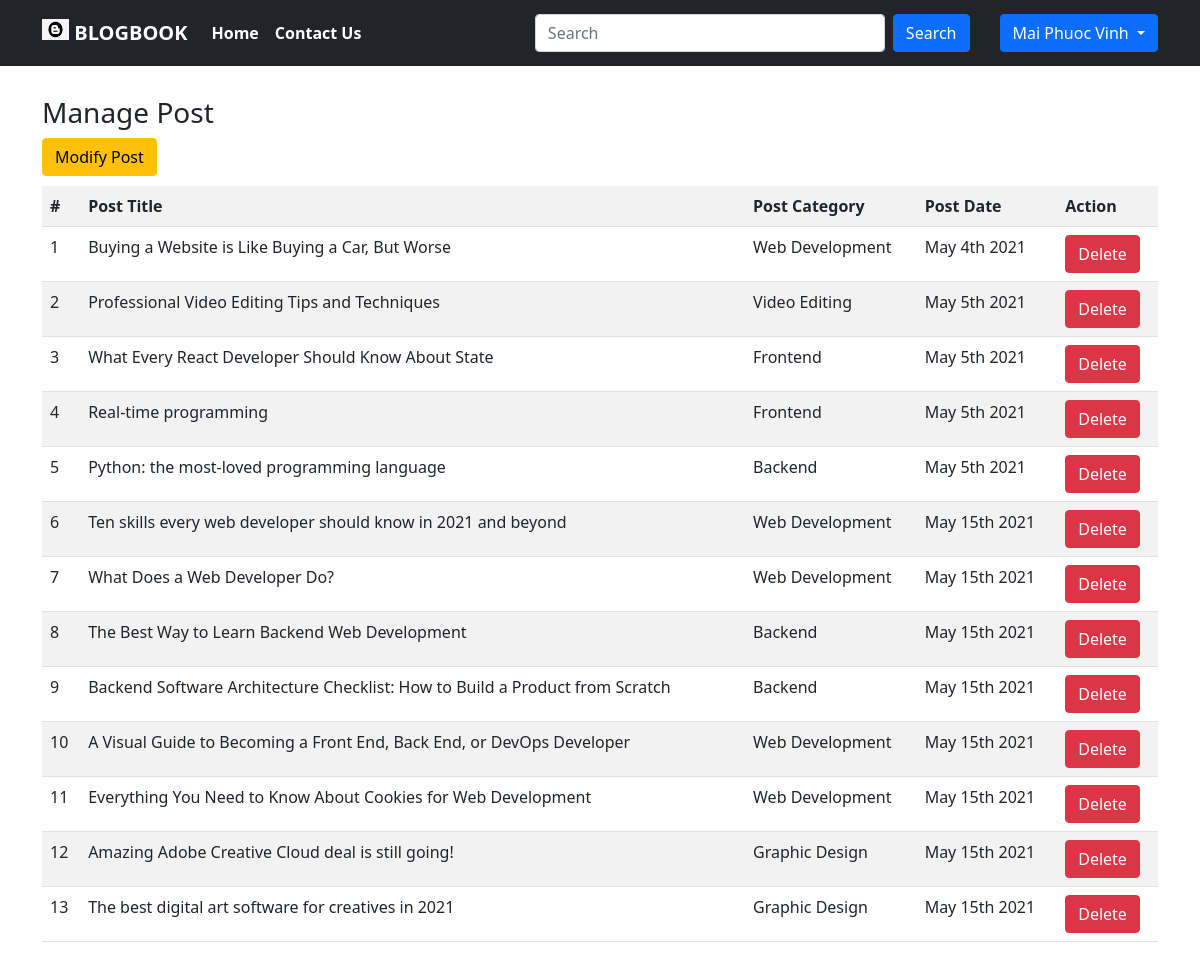
Screenshot of /admin.php?managepost (signed in) with the database file from the repository.
### tables this page shows
CREATE TABLE `menu` (
  `id` int(11) NOT NULL,
  `name` varchar(200) NOT NULL,
  `action` text NOT NULL
);

CREATE TABLE `posts` (
  `id` int(11) NOT NULL,
  `title` text DEFAULT NULL,
  `content` text DEFAULT NULL,
  `create_at` timestamp NOT NULL DEFAULT current_timestamp(),
  `category_id` int(11) NOT NULL,
  `admin_id` int(11) NOT NULL
);

CREATE TABLE `category` (
  `id` int(11) NOT NULL,
  `name` varchar(200) NOT NULL
);

### includes/function.php (called while the page is built, shortened)
<?php
	function getCategory($conn, $id){
		$query="SELECT * FROM category WHERE id=$id";
		$run = $conn->query($query);
		$data = $run->fetch_assoc();
		return $data['name'];
	}
	function getAllPostsByAdmin($conn, $email){
		$query="SELECT p.id p_id, title, category_id, create_at, email FROM posts p JOIN admin a ON p.admin_id = a.id WHERE email='$email'";
		$run = $conn->query($query);
		$data = array();
		while ($d = $run->fetch_assoc()) {
			$data[]=$d;
		}
		return $data;
	}
	function getSubMenuNo($conn, $menu_id){
		$query="SELECT * FROM submenu WHERE parent_menu_id=$menu_id";
		$run=$conn->query($query);
		return $run->num_rows;
	}
	function getAdminInfo($conn, $email) {
		$query = "SELECT * FROM admin WHERE email='$email';";
		$run = $conn->query($query);
		$data = $run->fetch_assoc();
		return $data;
	}
?>

### admin.php (the view, shortened to what this page needs)
<?php
  require('includes/db.inc.php');
  include('includes/function.php');
?>
<!DOCTYPE html>
<html lang="en">
  <head>
      <link href="https://cdn.jsdelivr.net/npm/bootstrap@5.0.0/dist/css/bootstrap.min.css" rel="stylesheet">
      <link href="custom-bootstrap.css" rel="stylesheet">
  </head>
  <body>
    <?php include_once('includes/navbar.php'); ?>
    <section class="container">
      <section id="main-content">
        <section class="wrapper">
          <div class="row">
            <div class="col-lg-12 col-md-12">
              <?php
                if (isset($_GET['managepost'])) {
              ?>
                  <div class="row">
                    <div class="col-lg-12">
                      <header class="panel-heading">
                        <h3>Manage Post</h3>
                        <a class="btn btn-warning" href="admin.php?modifypost">Modify Post</a>
                      </header>
                      <section class="panel">
                        <table class="table table-striped table-advance table-hover">
                          <tbody>
                            <tr>
                              <th>#</th>
                              <th>Post Title</th>
                              <th>Post Category</th>
                              <th>Post Date</th>
                              <th>Action</th>
                            </tr>
                            <?php
															$index = 0;
                              $posts = getAllPostsByAdmin($conn, $_SESSION['email']);
                              foreach ($posts as $post) {
                            ?>
                              <tr>
                                <td><?=++$index?></td>
                                <td><?=$post['title']?></td>
                                <td><?=getCategory($conn, $post['category_id'])?></td>
                                <td><?=date('F jS Y',strtotime($post['create_at']))?></td>
                                <td>
                                  <div class="d-grid gap-2 d-md-block">
                                    <a class="btn btn-danger" href="includes/remove_post.php?id=<?=$post['p_id']?>">Delete</a>
                                  </div>
                                </td>
                              </tr>
                            <?php
                              }
                            ?>
                          </tbody>
                        </table>
                      </section>
                    </div>
                  </div>
              <?php
                }
              ?>
            </div>
          </div>
        </section>
      </section>
    </section>
  </body>
</html>

### includes/navbar.php (shortened to what this page needs)
<nav class="navbar sticky-top navbar-expand-lg navbar-dark bg-dark">
  <div class="container" style="height: 50px; font-weight: bold">
    <a class="navbar-brand" href="index.php?page=1">
      <img src="images/icon.jpg" alt="" width="27" height="21" class="d-inline-block align-text-top"/>
      BLOGBOOK
    </a>
    <div class="collapse navbar-collapse" id="navbarScroll">
      <ul class="navbar-nav me-auto my-2 my-lg-0 navbar-nav-scroll" style="--bs-scroll-height: 100px;">
        <?php
          $navQuery = "SELECT * FROM menu";
          $runNav = $conn->query($navQuery);
          while($menu = $runNav->fetch_assoc()){
            $no = getSubMenuNo($conn, $menu['id']);
            if ($no == 0){
        ?>
          <li class="nav-item">
            <a class="nav-link active" aria-current="page" href="<?=$menu['action']?>"><?=$menu['name']?></a>
          </li>
          <?php
            } else {
          ?>
        <?php
            }
          }
        ?>
      </ul>
      <form class="d-flex" action="index.php?'<?php echo $_GET['search']; ?>">
        <input class="form-control me-2" name="search" type="search" placeholder="Search" aria-label="Search" style="width: 350px; ">
        <button class="btn btn-primary" type="submit" style="margin-right: 30px">Search</button>
        <?php
          if(isset($_SESSION['isUserLoggedIn']) && $_SESSION['isUserLoggedIn']) {
            $admin = getAdminInfo($conn, $_SESSION['email']);
        ?>
            <div class="btn-group">
              <button type="button" class="btn btn-primary dropdown-toggle" data-bs-toggle="dropdown" aria-expanded="false">
                <?=$admin['full_name']?>
              </button>
            </div>
        <?php
          }
          else {
        ?>
          <a href="login.php" class="btn btn-dark">&#128242 Sign In/Sign up</a>
        <?php
          }
        ?>
      </form>
    </div>
  </div>
</nav>

### rows the page displays
menu: name "Home"
menu: name "Contact Us"
posts: title "Buying a Website is Like Buying a Car, But Worse", category.name "Web Development", create_at "May 4th 2021"
posts: title "Professional Video Editing Tips and Techniques", category.name "Video Editing", create_at "May 5th 2021"
posts: title "What Every React Developer Should Know About State", category.name "Frontend", create_at "May 5th 2021"
posts: title "Real-time programming", category.name "Frontend", create_at "May 5th 2021"
posts: title "Python: the most-loved programming language", category.name "Backend", create_at "May 5th 2021"
posts: title "Ten skills every web developer should know in 2021 and beyond", category.name "Web Development", create_at "May 15th 2021"
posts: title "What Does a Web Developer Do?", category.name "Web Development", create_at "May 15th 2021"
posts: title "The Best Way to Learn Backend Web Development", category.name "Backend", create_at "May 15th 2021"
posts: title "Backend Software Architecture Checklist: How to Build a Product from Scratch", category.name "Backend", create_at "May 15th 2021"
posts: title "A Visual Guide to Becoming a Front End, Back End, or DevOps Developer", category.name "Web Development", create_at "May 15th 2021"
posts: title "Everything You Need to Know About Cookies for Web Development", category.name "Web Development", create_at "May 15th 2021"
posts: title "Amazing Adobe Creative Cloud deal is still going!", category.name "Graphic Design", create_at "May 15th 2021"
posts: title "The best digital art software for creatives in 2021", category.name "Graphic Design", create_at "May 15th 2021"

### other values shown
$admin['full_name'] "Mai Phuoc Vinh"
